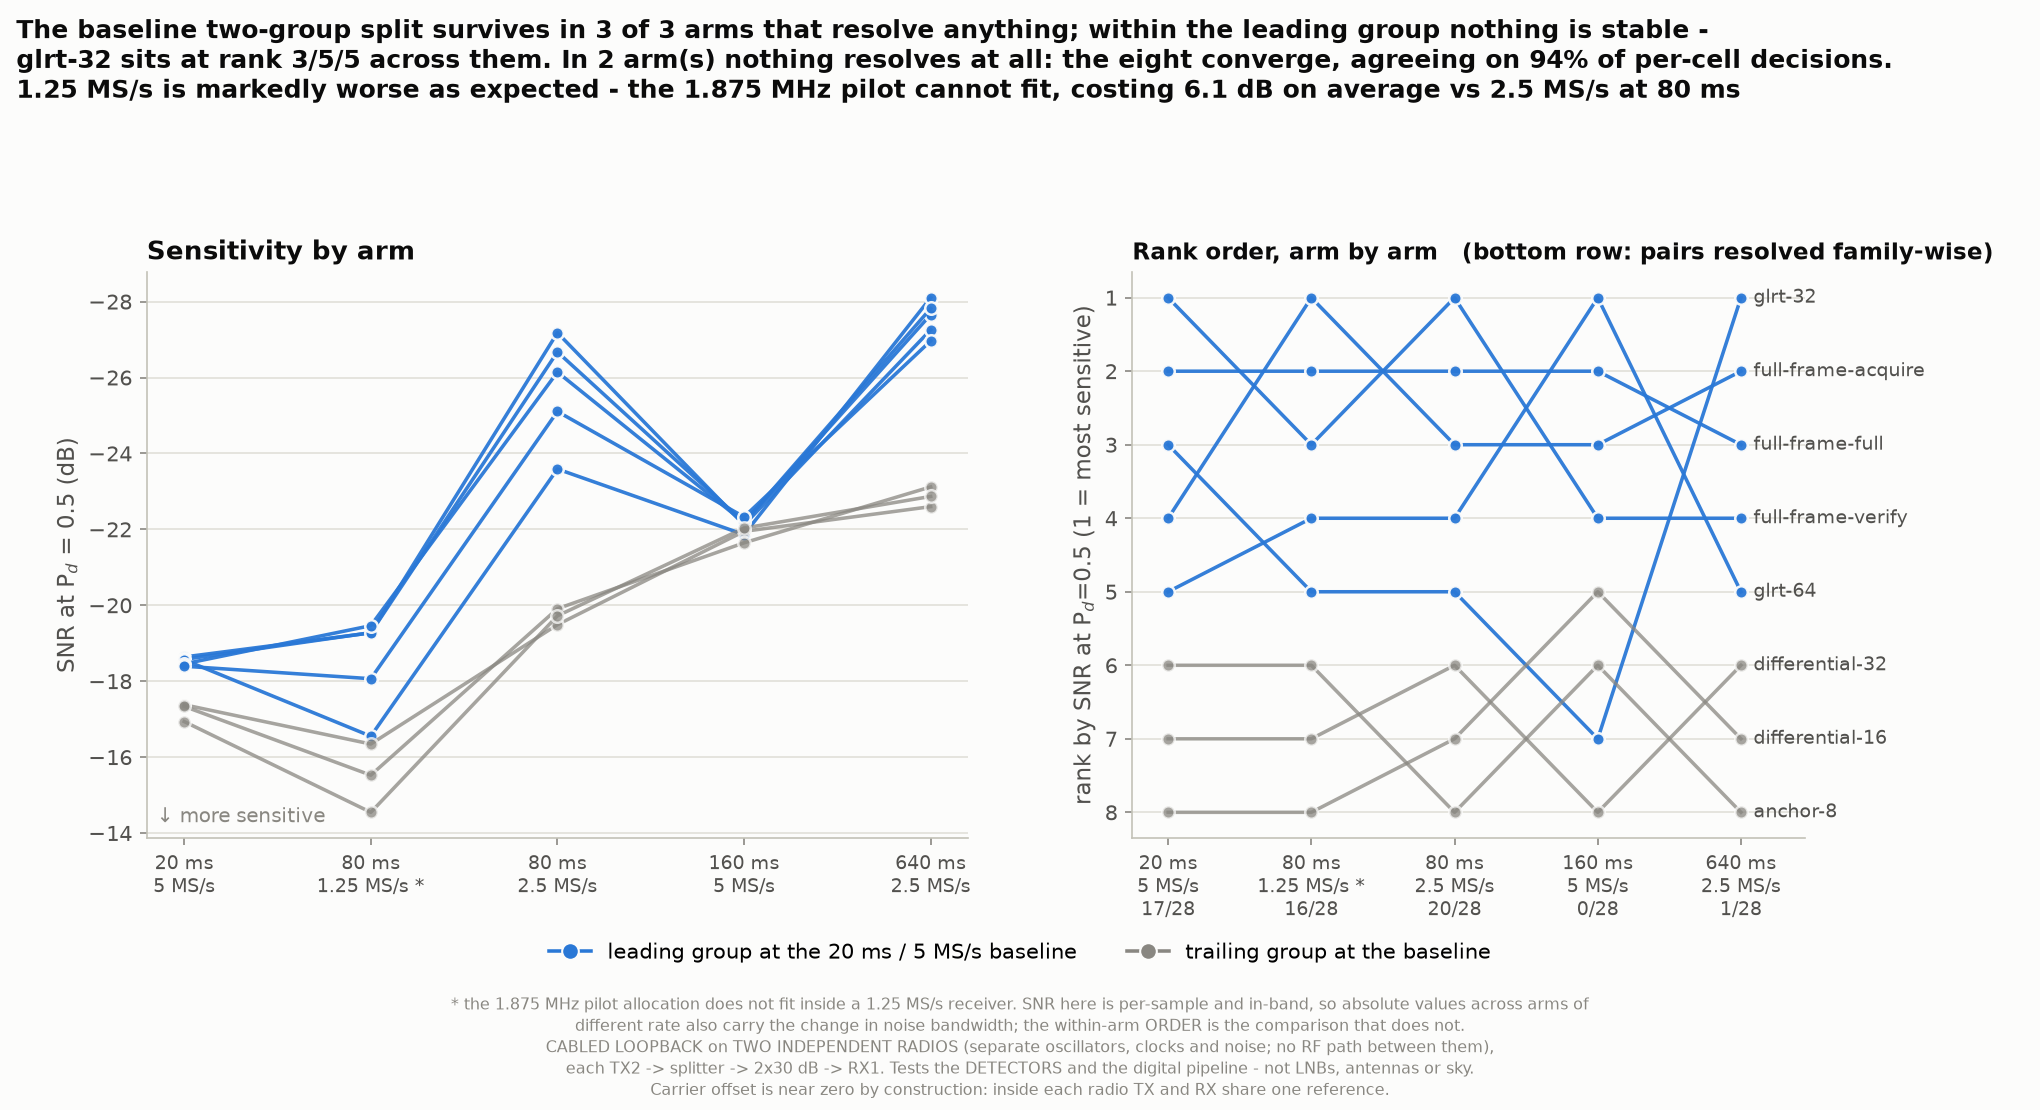

This chart was generated by the following Python code:
"""A3 figure: does the detector order survive a change of probe length and rate?

Eight detectors on one axis would be eight identities; the story is whether the
GROUPS hold, so the leading group at the 20 ms / 5 MS/s baseline is one colour
and the trailing group another.  Two hues, used in fixed order.
"""
from __future__ import annotations

import json
import sys
from pathlib import Path

import numpy as np

HERE = Path(__file__).parent
sys.path.insert(0, str(HERE))
import figstyle as F                                        # noqa: E402

SRC = HERE.parent / "a3_arms.json"
A2 = HERE.parent / "a2_ranking.json"
FIGJ = HERE / "a2-common-false-alarm-ranking.json"
OUT = HERE / "a3-ranking-across-arms"

#: preferred left-to-right order of arms; missing ones are skipped
ARM_ORDER = ["baseline", "80ms-1.25MSs", "80ms-2.5MSs", "160ms-5MSs", "640ms-2.5MSs"]
ARM_LABEL = {"baseline": "20 ms\n5 MS/s",
             "80ms-1.25MSs": "80 ms\n1.25 MS/s *",
             "80ms-2.5MSs": "80 ms\n2.5 MS/s",
             "160ms-5MSs": "160 ms\n5 MS/s",
             "640ms-2.5MSs": "640 ms\n2.5 MS/s"}


def main():
    F.setup()
    import matplotlib.pyplot as plt

    data = json.loads(SRC.read_text())
    lead = set(json.loads(FIGJ.read_text())["leading_group"])
    series = {"baseline": data["baseline_20ms_5MSs"]["snr50_db"]}
    resolved = {}
    for name, arm in data["arms"].items():
        series[name] = arm["snr50_db"]
        resolved[name] = arm["pairs_resolved_family_wise"]
    arms = [a for a in ARM_ORDER if a in series]
    methods = list(data["baseline_20ms_5MSs"]["snr50_db"])
    methods.sort(key=lambda m: series["baseline"][m])
    x = np.arange(len(arms))

    fig = plt.figure(figsize=(13.6, 7.4))
    grid = fig.add_gridspec(1, 2, width_ratios=[1.22, 1.0], wspace=0.22,
                            left=0.072, right=0.885, top=0.755, bottom=0.245)
    axa = fig.add_subplot(grid[0, 0])
    axb = fig.add_subplot(grid[0, 1])

    def colour(m):
        return F.S1 if m in lead else F.MUTED

    # -- panel A: absolute sensitivity -------------------------------------
    for m in methods:
        ys = [series[a].get(m, np.nan) for a in arms]
        axa.plot(x, ys, "-o", color=colour(m), lw=1.7, markersize=6,
                 alpha=0.95 if m in lead else 0.75,
                 markeredgecolor=F.SURFACE, markeredgewidth=1.2, zorder=3)
    axa.set_xticks(x)
    axa.set_xticklabels([ARM_LABEL.get(a, a) for a in arms], fontsize=9.2)
    axa.set_ylabel("SNR at P$_d$ = 0.5 (dB)")
    axa.set_title("Sensitivity by arm", loc="left")
    axa.invert_yaxis()
    axa.text(0.012, 0.028, "↓ more sensitive", transform=axa.transAxes,
             fontsize=9.4, color=F.MUTED)

    # -- panel B: rank ------------------------------------------------------
    for m in methods:
        ranks = []
        for a in arms:
            order = sorted(methods, key=lambda k: series[a].get(k, np.inf))
            ranks.append(order.index(m) + 1)
        axb.plot(x, ranks, "-o", color=colour(m), lw=1.7, markersize=6,
                 alpha=0.95 if m in lead else 0.75,
                 markeredgecolor=F.SURFACE, markeredgewidth=1.2, zorder=3)
        axb.annotate(m, xy=(x[-1], ranks[-1]), xytext=(6, 0),
                     textcoords="offset points", va="center", fontsize=9.2,
                     color=F.INK2)
    axb.set_xticks(x)
    axb.set_xticklabels(
        [f"{ARM_LABEL.get(a, a)}\n{'17' if a == 'baseline' else resolved[a]}/28"
         for a in arms], fontsize=9.2)
    axb.set_yticks(range(1, len(methods) + 1))
    axb.set_ylabel("rank by SNR at P$_d$=0.5 (1 = most sensitive)")
    axb.set_title("Rank order, arm by arm   (bottom row: pairs resolved family-wise)",
                  loc="left", fontsize=11.2)
    axb.invert_yaxis()
    axb.set_xlim(-0.25, len(arms) - 0.55)

    handles = [plt.Line2D([], [], color=F.S1, marker="o", lw=1.7,
                          markeredgecolor=F.SURFACE,
                          label="leading group at the 20 ms / 5 MS/s baseline"),
               plt.Line2D([], [], color=F.MUTED, marker="o", lw=1.7,
                          markeredgecolor=F.SURFACE,
                          label="trailing group at the baseline")]
    fig.legend(handles=handles, loc="lower center", ncol=2,
               bbox_to_anchor=(0.5, 0.115), frameon=False, columnspacing=2.4)

    # The headline is COMPUTED, not asserted.
    trail = [m for m in methods if m not in lead]
    resolving = [a for a in arms if a == "baseline" or resolved[a] >= 5]
    holds = [a for a in resolving
             if set(sorted(series[a], key=lambda m: series[a][m])[:len(lead)]) == lead]
    worst_rate = min(arms, key=lambda a: max(series[a].values()))
    ranks_g32 = [sorted(methods, key=lambda k: series[a][k]).index("glrt-32") + 1
                 for a in resolving]
    dead = [a for a in arms if a != "baseline" and resolved[a] < 5]
    agree_dead = (max((data["arms"][a].get("decision_agreement", {}).get("mean") or 0)
                      for a in dead) if dead else None)
    headline = (
        f"The baseline two-group split survives in {len(holds)} of {len(resolving)} arms that resolve anything; "
        f"within the leading group nothing is stable -\n"
        f"glrt-32 sits at rank {'/'.join(str(r) for r in ranks_g32)} across them. "
        + (f"In {len(dead)} arm(s) nothing resolves at all: the eight converge, agreeing on "
           f"{agree_dead:.0%} of per-cell decisions.\n" if dead else "\n")
        + f"1.25 MS/s is markedly worse as expected - the 1.875 MHz pilot cannot fit, "
          f"costing {np.mean(list(series['80ms-1.25MSs'].values())) - np.mean(list(series['80ms-2.5MSs'].values())):.1f} dB "
          f"on average vs 2.5 MS/s at 80 ms")
    fig.suptitle(headline, fontsize=11.8, fontweight="bold", color=F.INK,
                 x=0.008, ha="left", y=0.985)
    F.finish(fig, [axa, axb],
             "* the 1.875 MHz pilot allocation does not fit inside a 1.25 MS/s receiver. SNR here is per-sample and "
             "in-band, so absolute values across arms of\ndifferent rate also carry the change in noise bandwidth; "
             "the within-arm ORDER is the comparison that does not.\n" + F.CAVEAT_TWO,
             caveat_y=0.008, axis="y")
    fig.savefig(OUT.with_suffix(".png"))
    print("wrote", OUT.with_suffix(".png"))

    payload = {"figure": "a3-ranking-across-arms",
               "note": F.CAVEAT_TWO.replace("\n", " "),
               "arms": arms,
               "snr50_by_arm": {a: series[a] for a in arms},
               "rank_by_arm": {a: sorted(methods, key=lambda k: series[a].get(k, np.inf))
                               for a in arms},
               "leading_group_baseline": sorted(lead),
               "arms_where_baseline_split_holds": holds,
               "arms_resolving": resolving,
               "glrt32_rank_in_resolving_arms": dict(zip(resolving, ranks_g32)),
               "arms_resolving_nothing": dead,
               "pairs_resolved_family_wise": resolved}
    OUT.with_suffix(".json").write_text(json.dumps(payload, indent=1))
    print("wrote", OUT.with_suffix(".json"))


if __name__ == "__main__":
    main()
